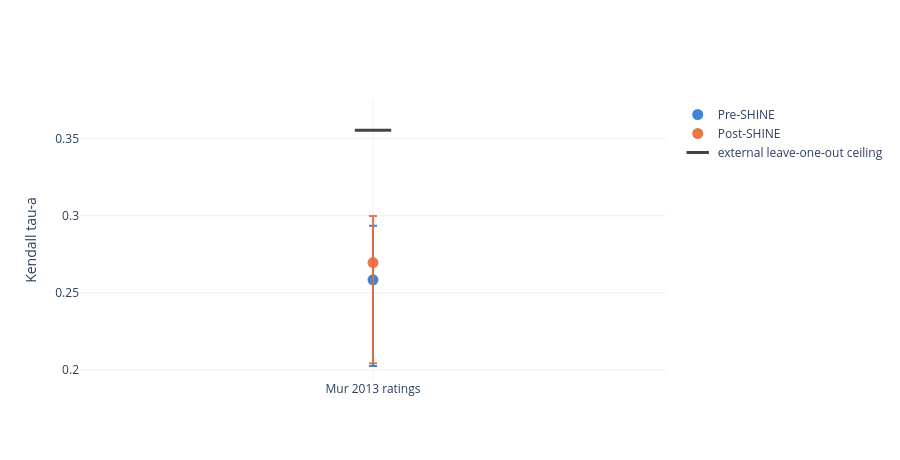
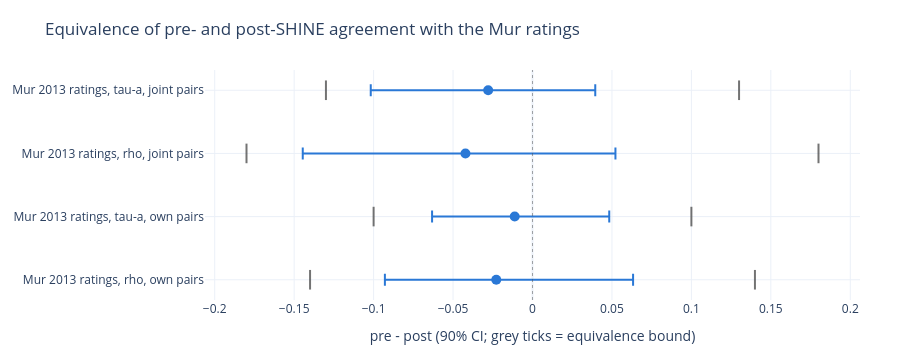

Notebook code for these charts, in order:
### Markdown cell above
## 2a. Mur et al. (2013) behavioral ratings

### Code cell
mur = "behavioral_mur2013"
ceiling_mur = summary.loc[summary["target"] == mur, "external_leave_one_out"].iloc[0]
fig_agreement_with_ci(summary[summary["target"] == mur], targets={mur: TARGET[mur]}, ceiling=(mur, ceiling_mur)).show()

def forest(target_names, title):
    rows = equivalence[equivalence["target"].isin(target_names)]
    return fig_equivalence_forest(
        {f"{TARGET[r.target]}, {'tau-a' if r.statistic == 'kendall_a' else 'rho'}, {r.pairs} pairs": r._asdict() for r in rows.itertuples()},
        x_title="pre - post (90% CI; grey ticks = equivalence bound)", title=title,
    )

forest([mur], "Equivalence of pre- and post-SHINE agreement with the Mur ratings").show()

### Figure 1 — Plotly figure (JSON) as saved in the notebook; plotly's stock layout.template omitted (floating-point values rounded to 4 significant figures)
{"data": [{"error_y": {"array": [0.03503], "arrayminus": [0.0559], "color": "rgba(42,120,214,0.9)", "symmetric": false, "type": "data"}, "marker": {"color": "rgba(42,120,214,0.9)", "size": 11}, "mode": "markers", "name": "Pre-SHINE", "type": "scatter", "x": ["Mur 2013 ratings"], "y": [0.2584]}, {"error_y": {"array": [0.03023], "arrayminus": [0.0653], "color": "rgba(235,104,52,0.9)", "symmetric": false, "type": "data"}, "marker": {"color": "rgba(235,104,52,0.9)", "size": 11}, "mode": "markers", "name": "Post-SHINE", "type": "scatter", "x": ["Mur 2013 ratings"], "y": [0.2697]}, {"marker": {"color": "grey", "line": {"width": 3}, "size": 26, "symbol": "line-ew"}, "mode": "markers", "name": "external leave-one-out ceiling", "type": "scatter", "x": ["Mur 2013 ratings"], "y": [0.3555]}], "layout": {"height": 460, "yaxis": {"title": {"text": "Kendall tau-a"}}}}

### Figure 2 — Plotly figure (JSON) as saved in the notebook; plotly's stock layout.template omitted (floating-point values rounded to 4 significant figures)
{"data": [{"error_x": {"array": [0.0674], "arrayminus": [0.0739], "color": "#2a78d6", "symmetric": false, "thickness": 2, "type": "data", "width": 6}, "hovertemplate": "Mur 2013 ratings, tau-a, joint pairs<br>effect=%{x:.3f}<br>CI [-0.102, 0.040]<extra></extra>", "marker": {"color": "#2a78d6", "size": 10}, "mode": "markers", "showlegend": false, "type": "scatter", "x": [-0.0279], "y": ["Mur 2013 ratings, tau-a, joint pairs"]}, {"hoverinfo": "skip", "marker": {"color": "rgba(80,80,80,0.8)", "line": {"width": 2}, "size": 14, "symbol": "line-ns-open"}, "mode": "markers", "showlegend": false, "type": "scatter", "x": [-0.13, 0.13], "y": ["Mur 2013 ratings, tau-a, joint pairs", "Mur 2013 ratings, tau-a, joint pairs"]}, {"error_x": {"array": [0.0944], "arrayminus": [0.1024], "color": "#2a78d6", "symmetric": false, "thickness": 2, "type": "data", "width": 6}, "hovertemplate": "Mur 2013 ratings, rho, joint pairs<br>effect=%{x:.3f}<br>CI [-0.145, 0.052]<extra></extra>", "marker": {"color": "#2a78d6", "size": 10}, "mode": "markers", "showlegend": false, "type": "scatter", "x": [-0.0422], "y": ["Mur 2013 ratings, rho, joint pairs"]}, {"hoverinfo": "skip", "marker": {"color": "rgba(80,80,80,0.8)", "line": {"width": 2}, "size": 14, "symbol": "line-ns-open"}, "mode": "markers", "showlegend": false, "type": "scatter", "x": [-0.18, 0.18], "y": ["Mur 2013 ratings, rho, joint pairs", "Mur 2013 ratings, rho, joint pairs"]}, {"error_x": {"array": [0.0595], "arrayminus": [0.052], "color": "#2a78d6", "symmetric": false, "thickness": 2, "type": "data", "width": 6}, "hovertemplate": "Mur 2013 ratings, tau-a, own pairs<br>effect=%{x:.3f}<br>CI [-0.063, 0.048]<extra></extra>", "marker": {"color": "#2a78d6", "size": 10}, "mode": "markers", "showlegend": false, "type": "scatter", "x": [-0.0112], "y": ["Mur 2013 ratings, tau-a, own pairs"]}, {"hoverinfo": "skip", "marker": {"color": "rgba(80,80,80,0.8)", "line": {"width": 2}, "size": 14, "symbol": "line-ns-open"}, "mode": "markers", "showlegend": false, "type": "scatter", "x": [-0.1, 0.1], "y": ["Mur 2013 ratings, tau-a, own pairs", "Mur 2013 ratings, tau-a, own pairs"]}, {"error_x": {"array": [0.0861], "arrayminus": [0.0701], "color": "#2a78d6", "symmetric": false, "thickness": 2, "type": "data", "width": 6}, "hovertemplate": "Mur 2013 ratings, rho, own pairs<br>effect=%{x:.3f}<br>CI [-0.093, 0.063]<extra></extra>", "marker": {"color": "#2a78d6", "size": 10}, "mode": "markers", "showlegend": false, "type": "scatter", "x": [-0.0228], "y": ["Mur 2013 ratings, rho, own pairs"]}, {"hoverinfo": "skip", "marker": {"color": "rgba(80,80,80,0.8)", "line": {"width": 2}, "size": 14, "symbol": "line-ns-open"}, "mode": "markers", "showlegend": false, "type": "scatter", "x": [-0.14, 0.14], "y": ["Mur 2013 ratings, rho, own pairs", "Mur 2013 ratings, rho, own pairs"]}], "layout": {"height": 360, "margin": {"b": 60, "l": 160, "r": 40, "t": 70}, "shapes": [{"line": {"color": "rgba(80,80,80,0.5)", "dash": "dot", "width": 1}, "type": "line", "x0": 0, "x1": 0, "xref": "x", "y0": 0, "y1": 1, "yref": "y domain"}], "title": {"text": "Equivalence of pre- and post-SHINE agreement with the Mur ratings"}, "xaxis": {"title": {"text": "pre - post (90% CI; grey ticks = equivalence bound)"}}, "yaxis": {"autorange": "reversed", "categoryarray": ["Mur 2013 ratings, tau-a, joint pairs", "Mur 2013 ratings, rho, joint pairs", "Mur 2013 ratings, tau-a, own pairs", "Mur 2013 ratings, rho, own pairs"], "categoryorder": "array"}}}
